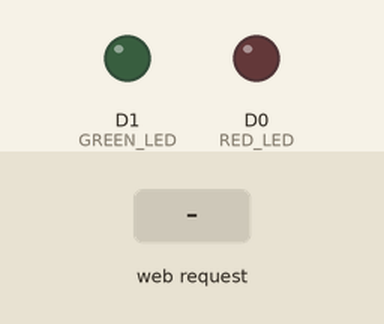
Recording of a sketch running on a simulated ESP8266 (NodeMCU). Parts: output pins drawn as LEDs (lit = HIGH). The inputs (shaded band) are chosen by the test bench. WiFi joins after 1.5 s; servers stay silent unless stated; what the sketch prints to the serial monitor is not drawn.

Above: at 2.7 s.
2.8 s: HTTP request GET /D0/on received
At 4.0 s:
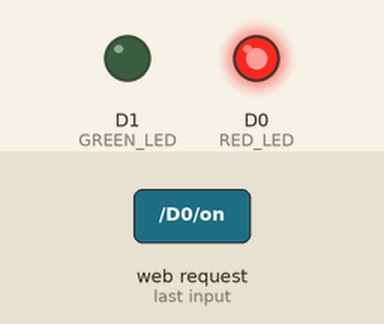
4.3 s: HTTP request GET /D1/on received
At 5.3 s:
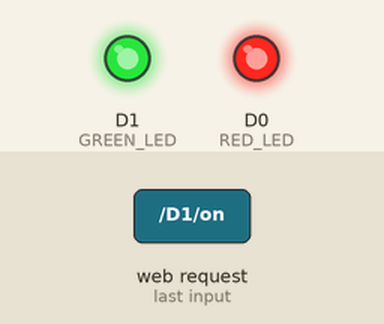
5.8 s: HTTP request GET /D0/off received
At 6.4 s:
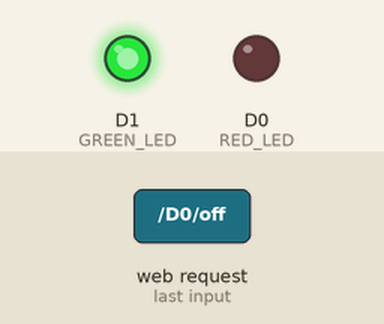
Timing chart, 0 to 8.8 s (numbered marks = the images above; inputs shaded):
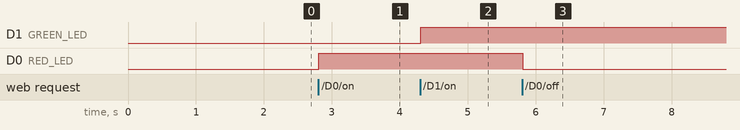

The sketch:

task.ino
```cpp
#include <ESP8266WiFi.h>

// network credentials
const char *ssid = "Tp-Link_03";
const char *password = "**********";

// web server port
WiFiServer server(80);

// store the HTTP request
String header;

// Set your Static IP address
// IPAddress local_IP(192, 168, 1, 193);
// // Set your Gateway IP address
// IPAddress gateway(192, 168, 1, 1);

// IPAddress subnet(255, 255, 0, 0);
// IPAddress primaryDNS(8, 8, 8, 8);   //optional
// IPAddress secondaryDNS(8, 8, 4, 4); //optional

// store the current output state
String RED_LEDState = "off";
String GREEN_LEDState = "off";

// Assign output variables to GPIO pins
const int RED_LED = D0;
const int GREEN_LED = D1;

unsigned long currentTime = millis();
unsigned long previousTime = 0;
const long timeoutTime = 2000;

void setup() {

  Serial.begin(115200);
  pinMode(RED_LED, OUTPUT);
  pinMode(GREEN_LED, OUTPUT);

  digitalWrite(RED_LED, LOW);
  digitalWrite(GREEN_LED, LOW);

  // Configures static IP address   -> before hand, adjust settings on a router
  // if (!WiFi.config(local_IP, gateway, subnet, primaryDNS, secondaryDNS)) {
  //   Serial.println("STA Failed to configure");
  // }

  // Connect to Wi-Fi network with SSID and password
  Serial.print("Connecting to ");
  Serial.println(ssid);
  WiFi.begin(ssid, password);
  while (WiFi.status() != WL_CONNECTED) {
    delay(500);
    Serial.print(".");
  }
  // Print local IP address and start web server
  Serial.println("");
  Serial.println("WiFi connected.");
  Serial.println("IP address: ");
  Serial.println(WiFi.localIP());
  server.begin();
}

void loop() {
  WiFiClient client = server.accept();   // Listen for incoming clients

  if (client) {                             // If a new client connects,
    currentTime = millis();
    previousTime = currentTime;
    Serial.println("New Client.");          // print a message out in the serial port
    String currentLine = "";                // make a String to hold incoming data from the client

    // while the client's connected
    while (client.connected() && currentTime - previousTime <= timeoutTime) {
      currentTime = millis();
      if (client.available()) {             // if there's bytes to read from the client,
        char c = client.read();             // read a byte, then
        Serial.write(c);                    // print it out the serial monitor
        header += c;

        if (c == '\n') {                    // if the byte is a newline character
          // if the current line is blank, you got two newline characters in a row.
          // that's the end of the client HTTP request, so send a response:

          if (currentLine.length() == 0) {
            // HTTP headers always start with a response code (e.g. HTTP/1.1 200 OK)
            // and a content-type so the client knows what's coming, then a blank line:
            client.println("HTTP/1.1 200 OK");
            client.println("Content-type:text/html");
            client.println("Connection: close");
            client.println();

            // turns the GPIOs on and off
            if (header.indexOf("GET /D0/on") >= 0) {
              Serial.println("GPIO D0 (red LED) on");
              RED_LEDState = "on";
              digitalWrite(RED_LED, HIGH);
            } else if (header.indexOf("GET /D0/off") >= 0) {
              Serial.println("GPIO D0 (red LED) off");
              RED_LEDState = "off";
              digitalWrite(RED_LED, LOW);
            } else if (header.indexOf("GET /D1/on") >= 0) {
              Serial.println("GPIO D1 (green LED) on");
              GREEN_LEDState = "on";
              digitalWrite(GREEN_LED, HIGH);
            } else if (header.indexOf("GET /D1/off") >= 0) {
              Serial.println("GPIO D1 (green LED) off");
              GREEN_LEDState = "off";
              digitalWrite(GREEN_LED, LOW);
            }

            // Display the HTML web page
            client.println("<!DOCTYPE html><html>");
            client.println("<head><meta name=\"viewport\" content=\"width=device-width, initial-scale=1\">");
            client.println("<link rel=\"icon\" href=\"data:,\">");
            // CSS to style the on/off buttons
            // Feel free to change the background-color and font-size attributes to fit your preferences
            client.println("<style>html { font-family: Helvetica; display: inline-block; margin: 0px auto; text-align: center;}");
            client.println(".button { background-color: #4CAF50; border: none; color: white; padding: 16px 40px;");
            client.println("text-decoration: none; font-size: 30px; margin: 2px; cursor: pointer;}");
            client.println(".button2 {background-color: #555555;}</style></head>");

            // Web Page Heading
            client.println("<body><h1>ESP32 Web Server</h1>");

            // Display current state, and ON/OFF buttons for GPIO D0
            client.println("<p>GPIO D0 - State " + RED_LEDState + "</p>");
            // If the RED_LEDState is off, it displays the ON button
            if (RED_LEDState=="off") {
              client.println("<p><a href=\"/D0/on\"><button class=\"button\">ON</button></a></p>");
            } else {
              client.println("<p><a href=\"/D0/off\"><button class=\"button button2\">OFF</button></a></p>");
            }

            // Display current state, and ON/OFF buttons for GPIO D1
            client.println("<p>GPIO D1 - State " + GREEN_LEDState + "</p>");
            // If the GREEN_LEDState is off, it displays the ON button
            if (GREEN_LEDState=="off") {
              client.println("<p><a href=\"/D1/on\"><button class=\"button\">ON</button></a></p>");
            } else {
              client.println("<p><a href=\"/D1/off\"><button class=\"button button2\">OFF</button></a></p>");
            }
            client.println("</body></html>");

            // The HTTP response ends with another blank line
            client.println();
            // Break out of the while loop
            break;
          } else { // if you got a newline, then clear currentLine
            currentLine = "";
          }
        } else if (c != '\r') {  // if you got anything else but a carriage return character,
          currentLine += c;      // add it to the end of the currentLine
        }
      }
    }
    // Clear the header variable
    header = "";
    // Close the connection
    client.stop();
    Serial.println("Client disconnected.");
    Serial.println("");
  }
}
```

Measured:
- after the input at 2.8 s, D0 (RED_LED): LOW → HIGH at once
- after the input at 4.3 s, D1 (GREEN_LED): LOW → HIGH at once
- after the input at 5.8 s, D0 (RED_LED): HIGH → LOW at once
